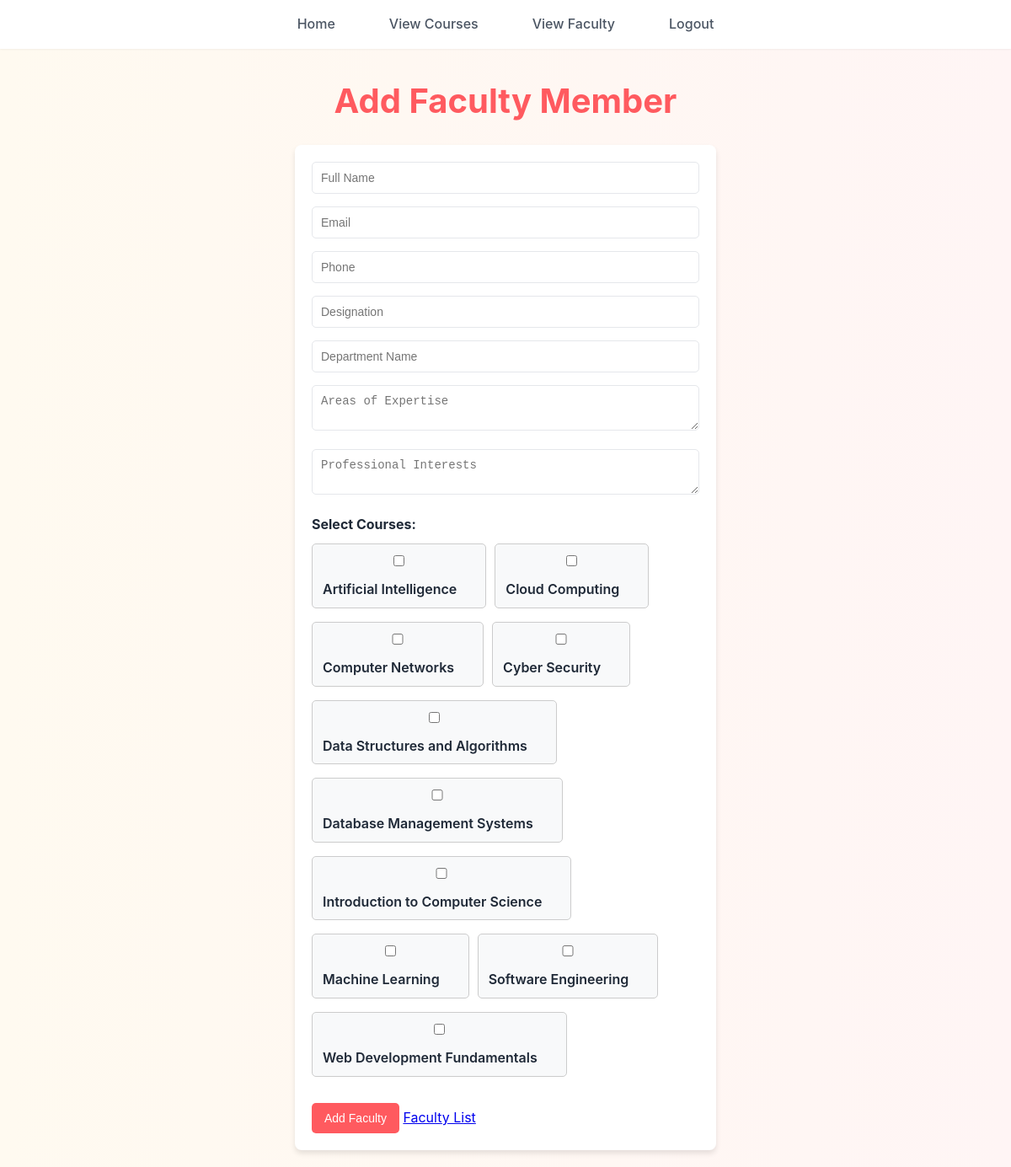
Screenshot of /admin/add_faculty.php (signed in) with the database file from the repository.
### tables this page shows
CREATE TABLE `courses` (
  `course_id` int(11) NOT NULL,
  `course_name` varchar(100) NOT NULL
);

### admin/add_faculty.php (the view, shortened to what this page needs)
<?php
include "config.php";
$courses = $conn->query("SELECT * FROM courses ORDER BY course_name ASC");
?>
<!DOCTYPE html>
<html lang="en">
<head>
    <link rel="stylesheet" href="../CSS/style.css">
</head>
<body>
    <?php include('navbar.php'); ?>
    <div class="container">
        <h1>Add Faculty Member</h1>
        <form method="POST">
            <input type="text" name="full_name" placeholder="Full Name" required>
            <input type="email" name="email" placeholder="Email" required>
            <input type="text" name="phone" placeholder="Phone">
            <input type="text" name="designation" placeholder="Designation">
            <input type="text" name="dept_name" placeholder="Department Name">
            <textarea name="expertise" placeholder="Areas of Expertise"></textarea>
            <textarea name="professional_interest" placeholder="Professional Interests"></textarea>
            <label><strong>Select Courses:</strong></label>
            <div class="course-list">
                <?php while ($row = $courses->fetch_assoc()): ?>
                    <label class="course-item">
                        <input type="checkbox" name="courses[]" value="<?php echo $row['course_id']; ?>">
                        <?php echo htmlspecialchars($row['course_name']); ?>
                    </label>
                <?php endwhile; ?>
            </div>
            <br>
            <button type="submit">Add Faculty</button>
        <a href="view_faculty.php" class="back-link">Faculty List</a>
        </form>
    </div>
</body>
</html>

### CSS/style.css (style rules this page uses)
:root { --primary-color: #ff5a5f; --primary-hover: #e14d52; --secondary-color: #ffcc00; --secondary-hover: #e6b800; --text-primary: #1f2937; --text-secondary: #4b5563; --bg-primary: #ffffff; --bg-secondary: #fdf2f2; --border-color: #e5e7eb; --shadow-sm: 0 1px 2px rgba(0, 0, 0, 0.05); --shadow-md: 0 4px 6px rgba(0, 0, 0, 0.1); --shadow-lg: 0 10px 15px rgba(0, 0, 0, 0.15); }
* { margin: 0; padding: 0; box-sizing: border-box; }
body { font-family: 'Inter', sans-serif; background: linear-gradient(to right, #fffaf0, #fff5f5); color: var(--text-primary); line-height: 1.6; }
h1, h2, h3, h4, h5, h6 { margin-top: 30px; font-weight: 700; text-align: center; margin-bottom: 1rem; color: var(--primary-color); }
h1 { font-size: 2.5rem; }
form { max-width: 500px; margin: 20px auto; padding: 20px; background: var(--bg-primary); border-radius: 8px; box-shadow: var(--shadow-md); }
label { display: block; margin-bottom: 6px; font-weight: 600; }
input, select, textarea { width: 100%; padding: 10px; border: 1px solid var(--border-color); border-radius: 5px; margin-bottom: 15px; font-size: 14px; }
input[type="submit"], button { background: var(--primary-color); color: white; border: none; padding: 10px 15px; font-size: 14px; cursor: pointer; border-radius: 5px; transition: all 0.3s ease; }

### admin/add_faculty.php (style rules this page uses)
.course-list { display: flex; flex-wrap: wrap; gap: 10px; margin-top: 10px; }
.course-item { background: #f8f9fa; border: 1px solid #ccc; padding: 8px 12px; border-radius: 5px; }
.course-item input { margin-right: 5px; }

### rows the page displays
courses: course_name "Artificial Intelligence"
courses: course_name "Cloud Computing"
courses: course_name "Computer Networks"
courses: course_name "Cyber Security"
courses: course_name "Data Structures and Algorithms"
courses: course_name "Database Management Systems"
courses: course_name "Introduction to Computer Science"
courses: course_name "Machine Learning"
courses: course_name "Software Engineering"
courses: course_name "Web Development Fundamentals"
